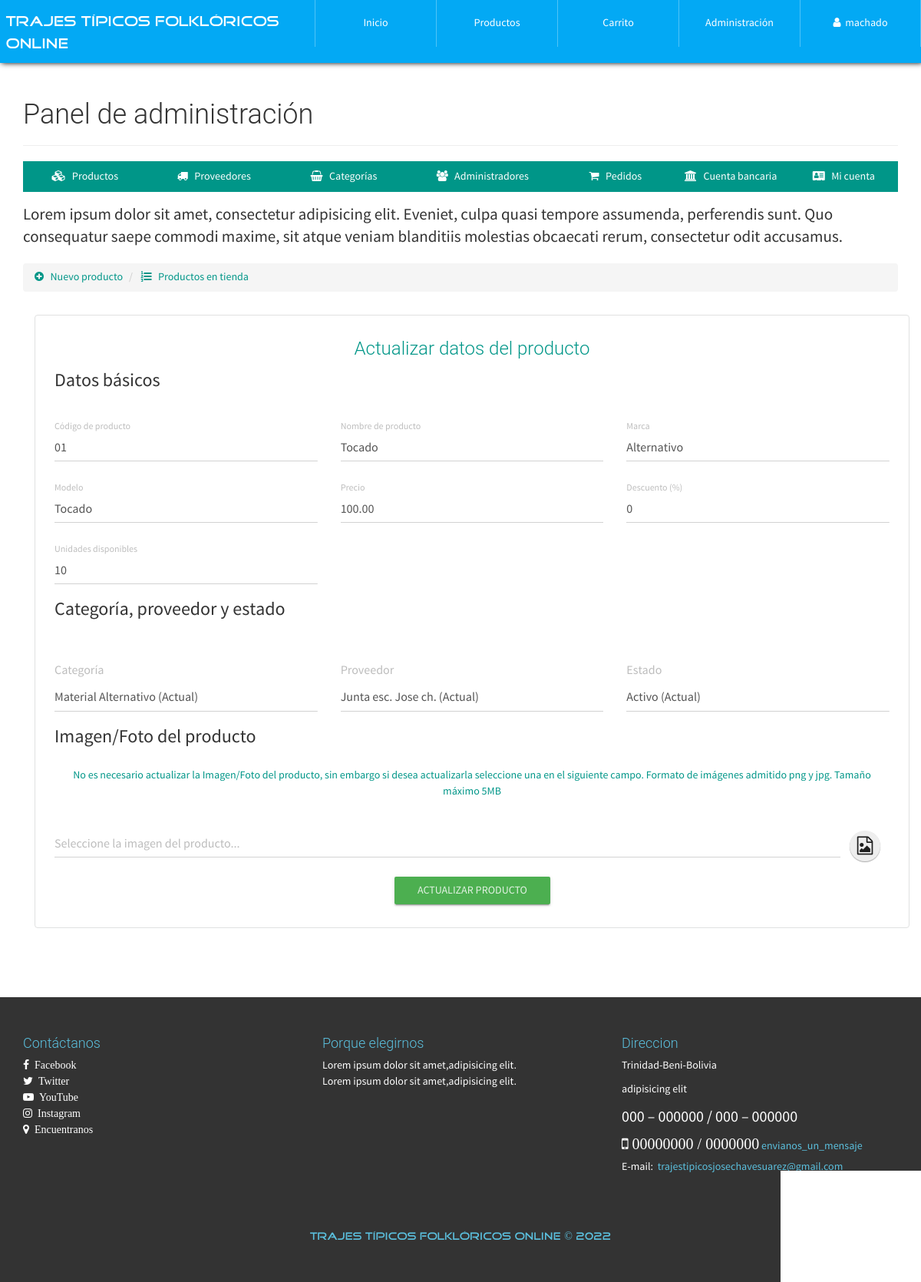
The page /configAdmin.php?view=productinfo&code=01 (signed in) on the database its author committed.
### tables this page shows
CREATE TABLE `producto` (
  `id` int(20) NOT NULL,
  `CodigoProd` varchar(30) NOT NULL,
  `NombreProd` varchar(30) NOT NULL,
  `CodigoCat` varchar(30) NOT NULL,
  `Precio` decimal(30,2) NOT NULL,
  `Descuento` int(2) NOT NULL,
  `Modelo` varchar(30) NOT NULL,
  `Marca` varchar(30) NOT NULL,
  `Stock` int(20) NOT NULL,
  `NITProveedor` varchar(30) NOT NULL,
  `Imagen` varchar(150) NOT NULL,
  `Nombre` varchar(30) NOT NULL,
  `Estado` varchar(15) NOT NULL
);

### library/consulSQL.php (called while the page is built, shortened)
<?php
class ejecutarSQL {
    public static function conectar(){
        if(!$con=  mysqli_connect(SERVER,USER,PASS,BD)){
            echo "Error en el servidor, verifique sus datos";
        }
        mysqli_set_charset($con, "utf8");
        return $con;
    }
    public static function consultar($query) {
        if (!$consul = mysqli_query(ejecutarSQL::conectar(), $query)) {
            echo 'Error en la consulta SQL ejecutada';
        }
        return $consul;
    }
}

### admin/productinfo-view.php (the view, shortened to what this page needs)
<p class="lead">
    Lorem ipsum dolor sit amet, consectetur adipisicing elit. Eveniet, culpa quasi tempore assumenda, perferendis sunt. Quo consequatur saepe commodi maxime, sit atque veniam blanditiis molestias obcaecati rerum, consectetur odit accusamus.
</p>
<ul class="breadcrumb" style="margin-bottom: 5px;">
    <li>
        <a href="configAdmin.php?view=product">
            <i class="fa fa-plus-circle" aria-hidden="true"></i> &nbsp; Nuevo producto
        </a>
    </li>
    <li>
        <a href="configAdmin.php?view=productlist"><i class="fa fa-list-ol" aria-hidden="true"></i> &nbsp; Productos en tienda</a>
    </li>
</ul>
<div class="container">
	<div class="row">
        <div class="col-xs-12">
            <div class="container-form-admin">
                <h3 class="text-primary text-center">Actualizar datos del producto</h3>
                <?php
                	$code=$_GET['code'];
                	$producto=ejecutarSQL::consultar("SELECT * FROM producto WHERE CodigoProd='$code'");
                	$prod=mysqli_fetch_array($producto, MYSQLI_ASSOC);
                ?>
                <form action="./process/updateProduct.php" method="POST" enctype="multipart/form-data" class="FormCatElec" data-form="update">
                    <div class="container-fluid">
                        <div class="row">
                            <div class="col-xs-12">
                                <legend>Datos básicos</legend>
                            </div>
                            <div class="col-xs-12 col-sm-6 col-md-4">
                              <div class="form-group label-floating">
                                <label class="control-label">Código de producto</label>
                                <input type="text" class="form-control" value="<?php echo $prod['CodigoProd']; ?>" required maxlength="30" readonly name="prod-codigo">
                              </div>
                            </div>
                            <div class="col-xs-12 col-sm-6 col-md-4">
                              <div class="form-group label-floating">
                                <label class="control-label">Nombre de producto</label>
                                <input type="text" class="form-control" value="<?php echo $prod['NombreProd']; ?>" required maxlength="30" name="prod-name">
                              </div>
                            </div>
                            <div class="col-xs-12 col-sm-6 col-md-4">
                              <div class="form-group label-floating">
                                <label class="control-label">Marca</label>
                                <input type="text" class="form-control" value="<?php echo $prod['Marca']; ?>" required name="prod-marca">
                              </div>
                            </div>
                            <div class="col-xs-12 col-sm-6 col-md-4">
                              <div class="form-group label-floating">
                                <label class="control-label">Modelo</label>
                                <input type="text" class="form-control" value="<?php echo $prod['Modelo']; ?>" required name="prod-model">
                              </div>
                            </div>
                            <div class="col-xs-12 col-sm-6 col-md-4">
                              <div class="form-group label-floating">
                                <label class="control-label">Precio</label>
                                <input type="text" class="form-control" value="<?php echo $prod['Precio']; ?>" required maxlength="20" pattern="[0-9.]{1,20}" name="prod-price">
                              </div>
                            </div>
                            <div class="col-xs-12 col-sm-6 col-md-4">
                              <div class="form-group label-floating">
                                <label class="control-label">Descuento (%)</label>
                                <input type="text" class="form-control" required maxlength="2" pattern="[0-9]{1,2}" name="prod-desc-price" value="<?php echo $prod['Descuento']; ?>">
                              </div>
                            </div>
                            <div class="col-xs-12 col-sm-6 col-md-4">
                              <div class="form-group label-floating">
                                <label class="control-label">Unidades disponibles</label>
                                <input type="text" class="form-control" value="<?php echo $prod['Stock']; ?>" required maxlength="20" pattern="[0-9]{1,20}" name="prod-stock">
                              </div>
                            </div>
                            <div class="col-xs-12">
                                <legend>Categoría, proveedor y estado</legend>
                            </div>
                            <div class="col-xs-12 col-sm-6 col-md-4">
                              <div class="form-group">
                                <label>Categoría</label>
                                <select class="form-control" name="prod-categoria">
                                    <?php
                                        $categoria=ejecutarSQL::consultar("SELECT * FROM categoria");
                                        while($catec=mysqli_fetch_array($categoria, MYSQLI_ASSOC)){
                                        	if($prod['CodigoCat']==$catec['CodigoCat']){
                                            	echo '<option selected="" value="'.$catec['CodigoCat'].'">'.$catec['Nombre'].' (Actual)</option>';
                                        	}else{
                                        		echo '<option value="'.$catec['CodigoCat'].'">'.$catec['Nombre'].'</option>';
                                        	}
                                        }
                                    ?>
                                </select>
                              </div>
                            </div>
                            <div class="col-xs-12 col-sm-6 col-md-4">
                              <div class="form-group">
                                <label>Proveedor</label>
                                <select class="form-control" name="prod-codigoP">
                                    <?php
                                        $proveedor=ejecutarSQL::consultar("SELECT * FROM proveedor");
                                        while($prov=mysqli_fetch_array($proveedor, MYSQLI_ASSOC)){
                                        	if($prod['NITProveedor']==$prov['NITProveedor']){
                                        		echo '<option selected="" value="'.$prov['NITProveedor'].'">'.$prov['NombreProveedor'].' (Actual)</option>';
                                        	}else{
                                            	echo '<option value="'.$prov['NITProveedor'].'">'.$prov['NombreProveedor'].'</option>';
                                        	}
                                        }
                                    ?>
                                </select>
                              </div>
                            </div>
                            <div class="col-xs-12 col-sm-6 col-md-4">
                              <div class="form-group">
                                <label>Estado</label>
                                <select class="form-control" name="prod-estado">
                                	<?php
                                		if($prod['Estado']=="Activo"){
                                			echo '
                                				<option value="Activo" selected="">Activo (Actual)</option>
                                    			<option value="Desactivado">Desactivado</option>
                                			';
                                		}else{
                                			echo '
                                				<option value="Activo">Activo</option>
                                    			<option value="Desactivado" selected="">Desactivado (Actual)</option>
                                			';
                                		}
                                	?>
                                </select>
                              </div>
                            </div>
                            <div class="col-xs-12">
                                <legend>Imagen/Foto del producto</legend>
                                <p class="text-center text-primary">
                                    No es necesario actualizar la Imagen/Foto del producto, sin embargo si desea actualizarla seleccione una en el siguiente campo. Formato de imágenes admitido png y jpg. Tamaño máximo 5MB
                                </p>
                            </div>
                            <div class="col-xs-12">
                                <div class="form-group">
                                  <div class="input-group">
                                    <input type="text" readonly="" class="form-control" placeholder="Seleccione la imagen del producto...">
                                      <span class="input-group-btn input-group-sm">
                                        <button type="button" class="btn btn-fab btn-fab-mini">
                                          <i class="fa fa-file-image-o" aria-hidden="true"></i>
                                        </button>
                                      </span>
                                  </div>
                                </div>
                            </div>
                        </div>
                    </div>
                <p class="text-center"><button type="submit" class="btn btn-success btn-raised">Actualizar producto</button></p>
                </form>
            </div>
        </div>
    </div>
</div>

### css/style.css (style rules this page uses)
body { font-family: "FontFamilySPro"; line-height: 1.5; font-size: 1.4em; width: 100%; height: 100%; margin: 0px; padding: 0px; background-position: center center; background-repeat: no-repeat; background-attachment: fixed; background-size: cover; background-color: #fff; }
.container-form-admin { border: 1px solid #e0e1e1 !important; border-radius: 4px; padding: 10px; margin-top: 25px; }
#container-page-configAdmin { background-image: url(../assets/img/font-registration.JPG); }

### rows shown on the page
producto: prod-codigo "01", prod-name "Tocado", prod-marca "Alternativo", prod-model "Tocado", prod-price "100.00", prod-desc-price "0", prod-stock "10", prod-estado "Activo (Actual)"

### other values the page prints
$_SESSION['nombreAdmin'] "machado"
form field prod-categoria "Material Alternativo (Actual)"
form field prod-codigoP "Junta esc. Jose ch. (Actual)"
